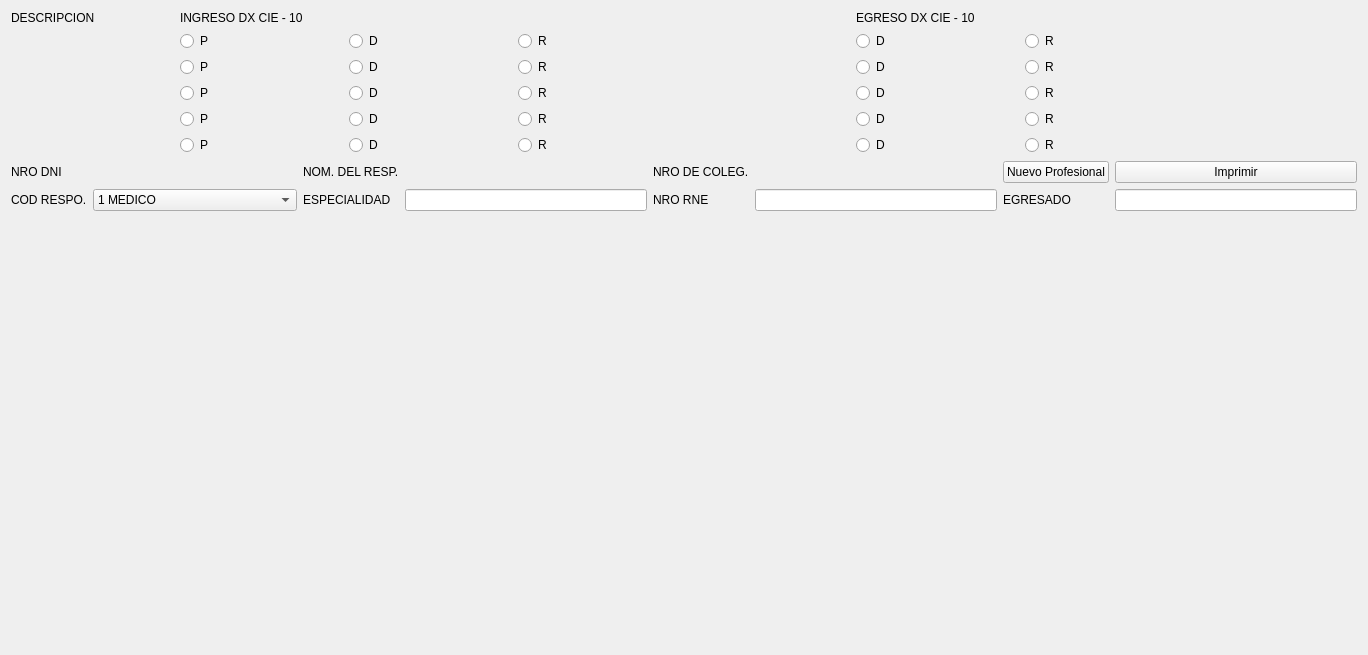
         <widget class="QWidget" name="scrollAreaWidgetContents_2">
          <property name="geometry">
           <rect>
            <x>0</x>
            <y>0</y>
            <width>1368</width>
            <height>655</height>
           </rect>
          </property>
          <layout class="QGridLayout" name="gridLayout_6">
           <item row="0" column="0">
            <layout class="QGridLayout" name="gridLayout_4">
             <item row="0" column="0">
              <widget class="QLabel" name="label_68">
               <property name="text">
                <string>DESCRIPCION</string>
               </property>
              </widget>
             </item>
             <item row="0" column="1" colspan="4">
              <widget class="QLabel" name="label_69">
               <property name="text">
                <string>INGRESO DX CIE - 10</string>
               </property>
              </widget>
             </item>
             <item row="0" column="5" colspan="3">
              <widget class="QLabel" name="label_70">
               <property name="text">
                <string>EGRESO DX CIE - 10</string>
               </property>
              </widget>
             </item>
             <item row="1" column="1">
              <widget class="QRadioButton" name="radioButton_pi1">
               <property name="text">
                <string>P</string>
               </property>
              </widget>
             </item>
             <item row="1" column="2">
              <widget class="QRadioButton" name="radioButton_di1">
               <property name="text">
                <string>D</string>
               </property>
              </widget>
             </item>
             <item row="1" column="3">
              <widget class="QRadioButton" name="radioButton_ri1">
               <property name="text">
                <string>R</string>
               </property>
              </widget>
             </item>
             <item row="1" column="5">
              <widget class="QRadioButton" name="radioButton_de1">
               <property name="text">
                <string>D</string>
               </property>
              </widget>
             </item>
             <item row="1" column="6">
              <widget class="QRadioButton" name="radioButton_re1">
               <property name="text">
                <string>R</string>
               </property>
              </widget>
             </item>
             <item row="2" column="1">
              <widget class="QRadioButton" name="radioButton_pi2">
               <property name="text">
                <string>P</string>
               </property>
              </widget>
             </item>
             <item row="2" column="2">
              <widget class="QRadioButton" name="radioButton_di2">
               <property name="text">
                <string>D</string>
               </property>
              </widget>
             </item>
             <item row="2" column="3">
              <widget class="QRadioButton" name="radioButton_ri2">
               <property name="text">
                <string>R</string>
               </property>
              </widget>
             </item>
             <item row="2" column="5">
              <widget class="QRadioButton" name="radioButton_de2">
               <property name="text">
                <string>D</string>
               </property>
              </widget>
             </item>
             <item row="2" column="6">
              <widget class="QRadioButton" name="radioButton_re2">
               <property name="text">
                <string>R</string>
               </property>
              </widget>
             </item>
             <item row="3" column="1">
              <widget class="QRadioButton" name="radioButton_pi3">
               <property name="text">
                <string>P</string>
               </property>
              </widget>
             </item>
             <item row="3" column="2">
              <widget class="QRadioButton" name="radioButton_di3">
               <property name="text">
                <string>D</string>
               </property>
              </widget>
             </item>
             <item row="3" column="3">
              <widget class="QRadioButton" name="radioButton_ri3">
               <property name="text">
                <string>R</string>
               </property>
              </widget>
             </item>
             <item row="3" column="5">
              <widget class="QRadioButton" name="radioButton_de3">
               <property name="text">
                <string>D</string>
               </property>
              </widget>
             </item>
             <item row="3" column="6">
              <widget class="QRadioButton" name="radioButton_re3">
               <property name="text">
                <string>R</string>
               </property>
              </widget>
             </item>
             <item row="4" column="1">
              <widget class="QRadioButton" name="radioButton_pi4">
               <property name="text">
                <string>P</string>
               </property>
              </widget>
             </item>
             <item row="4" column="2">
              <widget class="QRadioButton" name="radioButton_di4">
               <property name="text">
                <string>D</string>
               </property>
              </widget>
             </item>
             <item row="4" column="3">
              <widget class="QRadioButton" name="radioButton_ri4">
               <property name="text">
                <string>R</string>
               </property>
              </widget>
             </item>
             <item row="4" column="5">
              <widget class="QRadioButton" name="radioButton_de4">
               <property name="text">
                <string>D</string>
               </property>
              </widget>
             </item>
             <item row="4" column="6">
              <widget class="QRadioButton" name="radioButton_re4">
               <property name="text">
                <string>R</string>
               </property>
              </widget>
             </item>
             <item row="5" column="1">
              <widget class="QRadioButton" name="radioButton_pi5">
               <property name="text">
                <string>P</string>
               </property>
              </widget>
             </item>
             <item row="5" column="2">
              <widget class="QRadioButton" name="radioButton_di5">
               <property name="text">
                <string>D</string>
               </property>
              </widget>
             </item>
             <item row="5" column="3">
              <widget class="QRadioButton" name="radioButton_ri5">
               <property name="text">
                <string>R</string>
               </property>
              </widget>
             </item>
             <item row="5" column="5">
              <widget class="QRadioButton" name="radioButton_de5">
               <property name="text">
                <string>D</string>
               </property>
              </widget>
             </item>
             <item row="5" column="6">
              <widget class="QRadioButton" name="radioButton_re5">
               <property name="text">
                <string>R</string>
               </property>
              </widget>
             </item>
            </layout>
           </item>
           <item row="2" column="0">
            <spacer name="verticalSpacer">
             <property name="orientation">
              <enum>Qt::Vertical</enum>
             </property>
             <property name="sizeHint" stdset="0">
              <size>
               <width>20</width>
               <height>40</height>
              </size>
             </property>
            </spacer>
           </item>
           <item row="1" column="0">
            <layout class="QGridLayout" name="gridLayout_5">
             <item row="1" column="3">
              <widget class="QLineEdit" name="lineEdit_especialidad"/>
             </item>
             <item row="1" column="5">
              <widget class="QLineEdit" name="lineEdit_nro_rne"/>
             </item>
             <item row="0" column="0">
              <widget class="QLabel" name="label_71">
               <property name="text">
                <string>NRO DNI</string>
               </property>
              </widget>
             </item>
             <item row="1" column="7">
              <widget class="QLineEdit" name="lineEdit_egresado"/>
             </item>
             <item row="1" column="0">
              <widget class="QLabel" name="label_74">
               <property name="text">
                <string>COD RESPO.</string>
               </property>
              </widget>
             </item>
             <item row="0" column="2">
              <widget class="QLabel" name="label_72">
               <property name="text">
                <string>NOM. DEL RESP.</string>
               </property>
              </widget>
             </item>
             <item row="1" column="6">
              <widget class="QLabel" name="label_77">
               <property name="text">
                <string>EGRESADO</string>
               </property>
              </widget>
             </item>
             <item row="1" column="1">
              <widget class="QComboBox" name="comboBox_cod_responsable">
               <property name="maximumSize">
                <size>
                 <width>300</width>
                 <height>16777215</height>
                </size>
               </property>
               <item>
                <property name="text">
                 <string>1 MEDICO</string>
                </property>
               </item>
               <item>
                <property name="text">
                 <string>2 FARMACEUTICO</string>
                </property>
               </item>
               <item>
                <property name="text">
                 <string>3 CIRUJANO DENTISTA</string>
                </property>
               </item>
               <item>
                <property name="text">
                 <string>4 BIOLOGO</string>
                </property>
               </item>
               <item>
                <property name="text">
                 <string>5 OBSTETRIZ</string>
                </property>
               </item>
               <item>
                <property name="text">
                 <string>6 ENFERMERIA</string>
                </property>
               </item>
               <item>
                <property name="text">
                 <string>7 TRABAJADORA SOCIAL</string>
                </property>
               </item>
               <item>
                <property name="text">
                 <string>8 PSICOLOGA</string>
                </property>
               </item>
               <item>
                <property name="text">
                 <string>9 TECNOLOGO MEDICO</string>
                </property>
               </item>
               <item>
                <property name="text">
                 <string>10 NUTRICION</string>
                </property>
               </item>
               <item>
                <property name="text">
                 <string>11 TECNICO EN ENFERMERIA</string>
                </property>
               </item>
               <item>
                <property name="text">
                 <string>12 AUXILIAR EN ENFERMERIA</string>
                </property>
               </item>
               <item>
                <property name="text">
                 <string>13 OTRO</string>
                </property>
               </item>
              </widget>
             </item>
             <item row="1" column="2">
              <widget class="QLabel" name="label_75">
               <property name="text">
                <string>ESPECIALIDAD</string>
               </property>
              </widget>
             </item>
             <item row="1" column="4">
              <widget class="QLabel" name="label_76">
               <property name="text">
                <string>NRO RNE</string>
               </property>
              </widget>
             </item>
             <item row="0" column="4">
              <widget class="QLabel" name="label_73">
               <property name="text">
                <string>NRO DE COLEG.</string>
               </property>
              </widget>
             </item>
             <item row="0" column="6">
              <widget class="QPushButton" name="pushButton_guardar_profesional">
               <property name="text">
                <string>Nuevo Profesional</string>
               </property>
               <property name="icon">
                <iconset resource="../resource.qrc">
                 <normaloff>:/Icons/1349716356_save.png</normaloff>:/Icons/1349716356_save.png</iconset>
               </property>
              </widget>
             </item>
             <item row="0" column="7">
              <widget class="QPushButton" name="pushButton_imprimir_diagnostico">
               <property name="text">
                <string>Imprimir</string>
               </property>
               <property name="icon">
                <iconset resource="../resource.qrc">
                 <normaloff>:/Icons/Printer_Picture.png</normaloff>:/Icons/Printer_Picture.png</iconset>
               </property>
              </widget>
             </item>
            </layout>
           </item>
          </layout>
         </widget>
